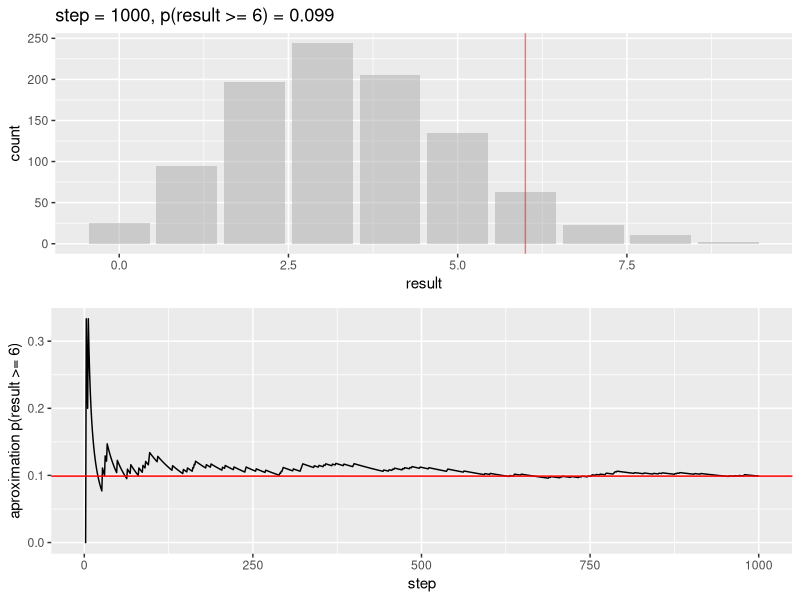

Write R code to recreate this figure.
################################################################################
# rolling a dice
# is it a fair dice?
# use randomize, repeat and reject - method to test it
################################################################################

# load packages
library(ggplot2)
library(gridExtra)
library(dplyr)

# rolling the dice & count six
set.seed(102)

rolling <- 20
dice <- sample(1:6, rolling, replace = TRUE)
six <- sum(dice == 6)
six

################################################################################
# random + repeat 
################################################################################

rolling <- 20
n <- 1000
check <- 6

result <- vector("numeric")
p_cum <- vector("numeric")

set.seed(100)
for (i in 1:n) {
  dice <- sample(1:6, rolling, replace = TRUE)
  six <- sum(dice == 6)
  
  result <- c(result, six)
  p_cum <- c(p_cum, sum(result >= check) / length(result))
  
} # for

################################################################################
# reject? 
################################################################################

# how likely is this result?
check <- 6

# probability that the result is just random
p_random <- sum(result >= check) / length(result)

# result & visualisation 
data_random <- data.frame(step = seq_along(result), result, p_cum)

p1 <- data_random %>% 
  ggplot(aes(result)) + 
  geom_bar(fill = "darkgrey", alpha = 0.5) +
  geom_vline(xintercept = check, color = "red", alpha = 0.5) +
  ggtitle(paste0("step = ", n, ", p(result >= ", check,") = ", p_random))

p2 <- data_random %>% 
  ggplot(aes(step, p_cum)) +
  geom_line() +
  geom_hline(yintercept = p_random, color = "red") +
  ylab(paste0("aproximation p(result >= ", check, ")"))

grid.arrange(p1, p2, nrow = 2)
